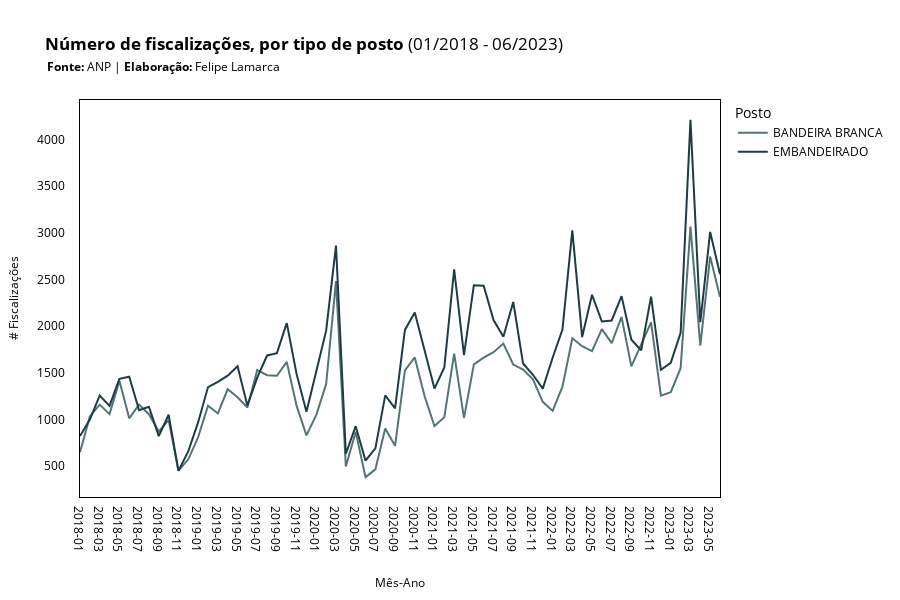

Write notebook code for a chart like this one.
### Code cell
fig = px.line(por_mes,
              x = 'Data DF',
              y = 'count',
              color = 'BANDEIRA',
              color_discrete_sequence=['rgb(84,116,117)', 'rgb(29,60,67)'],
              labels = {'count': '# Fiscalizações', 'Data DF': 'Mês-Ano', 'BANDEIRA': 'Posto'})

fig.update_layout({
    'plot_bgcolor': 'rgba(255, 255, 255, 255)',
    'paper_bgcolor': 'rgba(255, 255, 255, 255)'
})

# increase top margin
fig.update_layout(margin=dict(t=100))

# add title
fig.update_layout(title_text="<b>Número de fiscalizações, por tipo de posto</b> (01/2018 - 06/2023)", 
                  font=dict(size=12, color='black'))

fig.add_annotation(x=-0.055, 
                   y=1.11,
                   xref='paper', 
                   yref='paper', 
                   text='<b>Fonte:</b> ANP | <b>Elaboração:</b> Felipe Lamarca', 
                   showarrow=False, 
                   font=dict(size=12, color='black'))

fig.update_yaxes(ticksuffix = "    ",  
                 linecolor = 'black', 
                 gridcolor = 'white', 
                 mirror = True, 
                 color = 'black',
                 showticklabels = True,
                 title_font=dict(size=12, color='black'))

fig.update_xaxes(ticksuffix = "    ",  
                 linecolor = 'black', 
                 gridcolor = 'white', 
                 mirror = True, 
                 color = 'black',
                 title_font=dict(size=12, color='black'),
                 type="category")

fig.update_layout(width=900, 
                  height=600, 
                  showlegend=True)

fig.show()

fig.write_image("../images/n-fiscalizacao-mes.png", scale=1)

### Figure 1 — Plotly figure (JSON) as saved in the notebook; plotly's stock layout.template omitted (floating-point values rounded to 4 significant figures)
{"data": [{"hovertemplate": "Posto=BANDEIRA BRANCA<br>Mês-Ano=%{x}<br># Fiscalizações=%{y}<extra></extra>", "legendgroup": "BANDEIRA BRANCA", "line": {"color": "rgb(84,116,117)", "dash": "solid"}, "marker": {"symbol": "circle"}, "mode": "lines", "name": "BANDEIRA BRANCA", "orientation": "v", "showlegend": true, "type": "scatter", "x": ["2018-01", "2018-02", "2018-03", "2018-04", "2018-05", "2018-06", "2018-07", "2018-08", "2018-09", "2018-10", "2018-11", "2018-12", "2019-01", "2019-02", "2019-03", "2019-04", "2019-05", "2019-06", "2019-07", "2019-08", "2019-09", "2019-10", "2019-11", "2019-12", "2020-01", "2020-02", "2020-03", "2020-04", "2020-05", "2020-06", "2020-07", "2020-08", "2020-09", "2020-10", "2020-11", "2020-12", "2021-01", "2021-02", "2021-03", "2021-04", "2021-05", "2021-06", "2021-07", "2021-08", "2021-09", "2021-10", "2021-11", "2021-12", "2022-01", "2022-02", "2022-03", "2022-04", "2022-05", "2022-06", "2022-07", "2022-08", "2022-09", "2022-10", "2022-11", "2022-12", "2023-01", "2023-02", "2023-03", "2023-04", "2023-05", "2023-06"], "xaxis": "x", "y": [649, 1033, 1159, 1057, 1414, 1012, 1159, 1057, 872, 993, 452, 573, 811, 1147, 1065, 1324, 1238, 1128, 1530, 1474, 1468, 1617, 1146, 829, 1050, 1379, 2483, 497, 867, 382, 465, 904, 718, 1525, 1665, 1248, 930, 1024, 1706, 1014, 1590, 1662, 1721, 1813, 1589, 1535, 1430, 1189, 1092, 1351, 1871, 1785, 1733, 1969, 1818, 2099, 1569, 1815, 2041, 1255, 1292, 1550, 3067, 1791, 2746, 2312], "yaxis": "y"}, {"hovertemplate": "Posto=EMBANDEIRADO<br>Mês-Ano=%{x}<br># Fiscalizações=%{y}<extra></extra>", "legendgroup": "EMBANDEIRADO", "line": {"color": "rgb(29,60,67)", "dash": "solid"}, "marker": {"symbol": "circle"}, "mode": "lines", "name": "EMBANDEIRADO", "orientation": "v", "showlegend": true, "type": "scatter", "x": ["2018-01", "2018-02", "2018-03", "2018-04", "2018-05", "2018-06", "2018-07", "2018-08", "2018-09", "2018-10", "2018-11", "2018-12", "2019-01", "2019-02", "2019-03", "2019-04", "2019-05", "2019-06", "2019-07", "2019-08", "2019-09", "2019-10", "2019-11", "2019-12", "2020-01", "2020-02", "2020-03", "2020-04", "2020-05", "2020-06", "2020-07", "2020-08", "2020-09", "2020-10", "2020-11", "2020-12", "2021-01", "2021-02", "2021-03", "2021-04", "2021-05", "2021-06", "2021-07", "2021-08", "2021-09", "2021-10", "2021-11", "2021-12", "2022-01", "2022-02", "2022-03", "2022-04", "2022-05", "2022-06", "2022-07", "2022-08", "2022-09", "2022-10", "2022-11", "2022-12", "2023-01", "2023-02", "2023-03", "2023-04", "2023-05", "2023-06"], "xaxis": "x", "y": [822, 999, 1256, 1145, 1436, 1458, 1099, 1136, 822, 1051, 449, 660, 971, 1347, 1403, 1469, 1571, 1151, 1449, 1686, 1711, 2032, 1486, 1082, 1518, 1952, 2863, 633, 928, 559, 691, 1259, 1118, 1960, 2146, 1731, 1331, 1557, 2610, 1689, 2439, 2434, 2065, 1887, 2259, 1600, 1479, 1331, 1662, 1964, 3026, 1883, 2336, 2050, 2061, 2322, 1854, 1740, 2316, 1532, 1607, 1929, 4211, 2042, 3010, 2557], "yaxis": "y"}], "layout": {"annotations": [{"font": {"color": "black", "size": 12}, "showarrow": false, "text": "<b>Fonte:</b> ANP | <b>Elaboração:</b> Felipe Lamarca", "x": -0.055, "xref": "paper", "y": 1.11, "yref": "paper"}], "font": {"color": "black", "size": 12}, "height": 600, "legend": {"title": {"text": "Posto"}, "tracegroupgap": 0}, "margin": {"t": 100}, "paper_bgcolor": "rgba(255, 255, 255, 255)", "plot_bgcolor": "rgba(255, 255, 255, 255)", "showlegend": true, "title": {"text": "<b>Número de fiscalizações, por tipo de posto</b> (01/2018 - 06/2023)"}, "width": 900, "xaxis": {"anchor": "y", "color": "black", "domain": [0, 1], "gridcolor": "white", "linecolor": "black", "mirror": true, "ticksuffix": "    ", "title": {"font": {"color": "black", "size": 12}, "text": "Mês-Ano"}, "type": "category"}, "yaxis": {"anchor": "x", "color": "black", "domain": [0, 1], "gridcolor": "white", "linecolor": "black", "mirror": true, "showticklabels": true, "ticksuffix": "    ", "title": {"font": {"color": "black", "size": 12}, "text": "# Fiscalizações"}}}}
